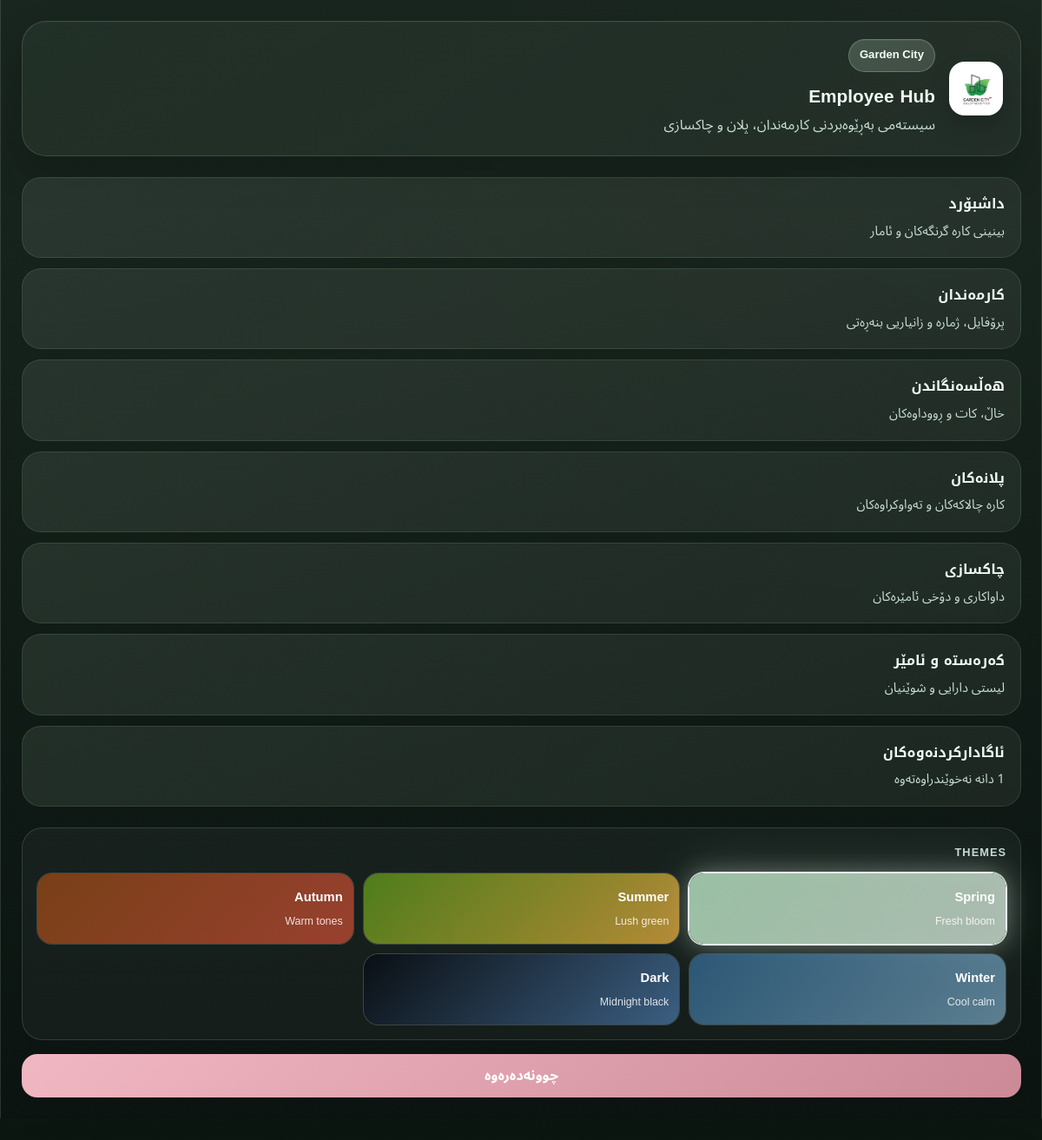
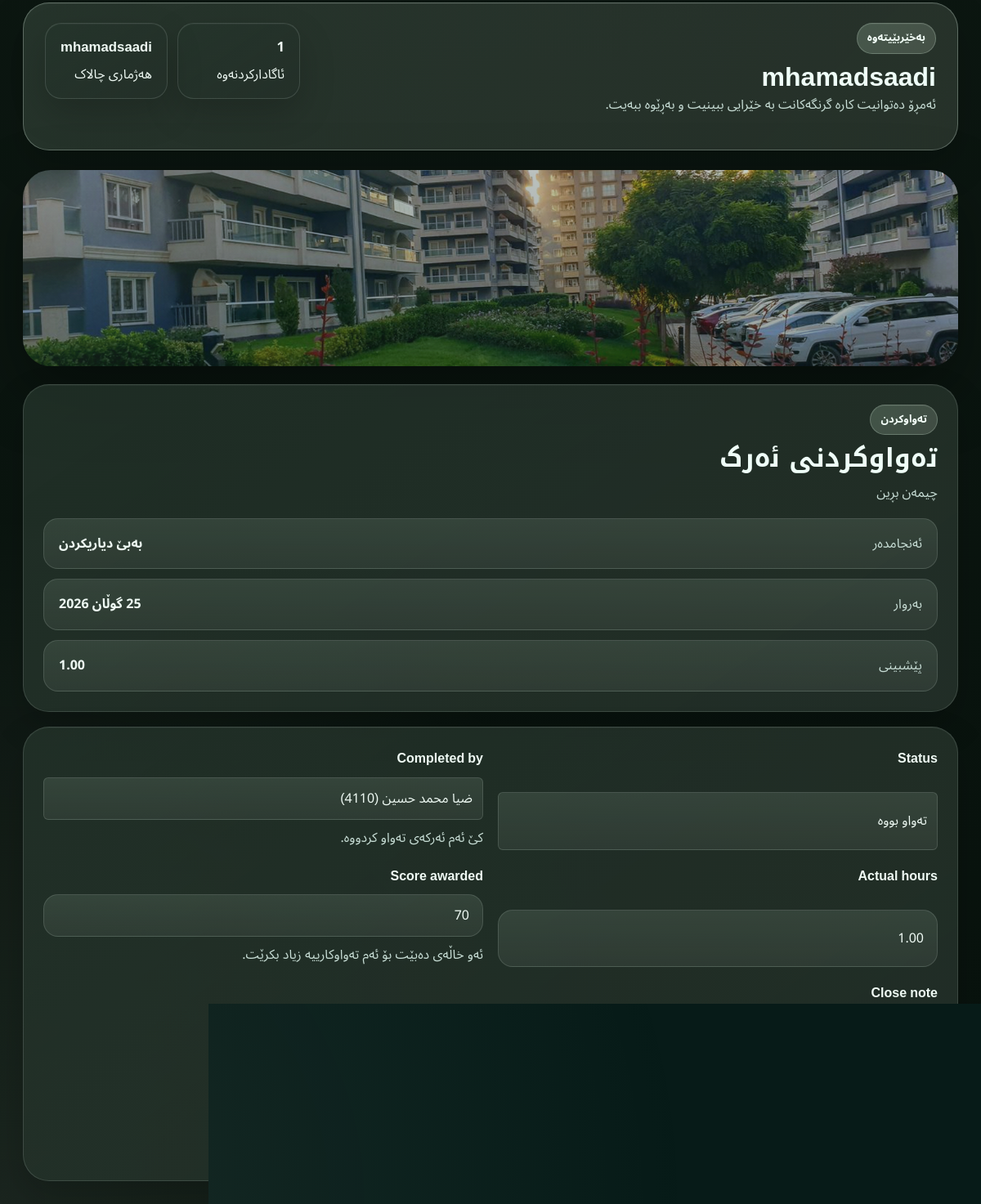
The app's page /tasks/3/complete/ (signed in) with its own data (2 pictures, top to bottom).
### employees/models.py (models this page shows, shortened)
class Task(models.Model):
    STATUS_CHOICES = [
        ('todo', 'لە چاوەڕوانیدا'),
        ('in_progress', 'لە جێبەجێکردندایە'),
        ('done', 'تەواو بووە'),
    ]
    PRIORITY_CHOICES = [
        ('low', 'نزم'),
        ('medium', 'مامناوەند'),
        ('high', 'بەرز'),
        ('urgent', 'زۆر گرنگ'),
    ]
    title = models.CharField(max_length=200)
    description = models.TextField(blank=True, null=True)
    assigned_to = models.ForeignKey(
        Employee,
        on_delete=models.SET_NULL,
        null=True,
        blank=True,
        related_name='assigned_tasks'
    )
    planned_date = models.DateField(null=True, blank=True)
    estimated_hours = models.DecimalField(max_digits=6, decimal_places=2, default=0)
    actual_hours = models.DecimalField(max_digits=6, decimal_places=2, default=0)
    priority = models.CharField(max_length=20, choices=PRIORITY_CHOICES, default='medium')
    status = models.CharField(max_length=20, choices=STATUS_CHOICES, default='todo')
    location = models.CharField(max_length=255, blank=True, null=True)
    created_by = models.ForeignKey(User, on_delete=models.SET_NULL, null=True, blank=True)
    completed_by = models.ForeignKey(
        Employee,
        on_delete=models.SET_NULL,
        null=True,
        blank=True,
        related_name='completed_tasks'
    )
    score_awarded = models.IntegerField(default=0)
    close_note = models.TextField(blank=True, null=True)
    close_event_created = models.BooleanField(default=False)
    created_at = models.DateTimeField(auto_now_add=True)

### employees/views.py (the view)
# urls.py: path('tasks/<int:task_id>/complete/', complete_task, name='complete_task'),
@login_required
@permission_required('employees.change_task', raise_exception=True)
def complete_task(request, task_id):
    task = get_object_or_404(Task, id=task_id)
    if request.method == 'POST':
        form = TaskCloseForm(request.POST, instance=task)
        if form.is_valid():
            with transaction.atomic():
                task = form.save(commit=False)
                task.status = 'done'
                task.save()
                if task.completed_by and not task.close_event_created:
                    Event.objects.create(
                        employee=task.completed_by,
                        event_type='positive',
                        date=timezone.localdate(),
                        description=f'ئەنجامدانی ئەرک: {task.title}\n{task.close_note or ""}',
                        score=task.score_awarded,
                        duration_hours=task.actual_hours,
                        created_by=request.user
                    )
                    task.close_event_created = True
                    task.save(update_fields=['close_event_created'])
            messages.success(request, 'ئەرک وەک تەواوبوو تۆمارکرا و چووە بۆ سوابقی کارمەند')
            return redirect('/tasks/')
    else:
        form = TaskCloseForm(instance=task)
    return render(request, 'employees/task_complete.html', {
        'form': form,
        'task': task,
        'title': 'تەواوکردنی ئەرک',
        'back_url': '/tasks/'
    })

### employees/forms.py
class TaskCloseForm(StyledModelForm):
    field_help_texts = {
        'completed_by': 'کێ ئەم ئەرکەی تەواو کردووە.',
        'score_awarded': 'ئەو خاڵەی دەبێت بۆ ئەم تەواوکارییە زیاد بکرێت.',
    }
    class Meta:
        model = Task
        fields = [
            'status',
            'completed_by',
            'actual_hours',
            'score_awarded',
            'close_note',
        ]
        widgets = {
            'status': forms.Select(attrs={'class': 'form-control'}),
            'completed_by': forms.Select(attrs={'class': 'form-control'}),
            'actual_hours': forms.NumberInput(attrs={'class': 'form-control', 'step': '0.25'}),
            'score_awarded': forms.NumberInput(attrs={'class': 'form-control'}),
            'close_note': forms.Textarea(attrs={'class': 'form-control', 'rows': 4}),
        }

### employees/models.py (called while the page is built)
    def __str__(self):
        return f"{self.name} ({self.code})"

### employees/views.py (called while the page is built)
def unread_notifications_count(request):
    if request.user.is_authenticated:
        count = Notification.objects.filter(user=request.user, is_read=False).count()
        return {'unread_notifications_count': count}
    return {'unread_notifications_count': 0}

### employees/templates/employees/task_complete.html (shortened to what this page needs)
{% extends 'employees/base.html' %}
{% block banner_class %}page-banner-task-complete{% endblock %}
{% block content %}
<section class="form-layout">
    <div class="surface-card form-intro">
        <div class="eyebrow">تەواوکردن</div>
        <h2 class="section-title">تەواوکردنی ئەرک</h2>
        <p class="section-copy">{{ task.title }}</p>
        <div class="detail-list compact">
            <div><span>ئەنجامدەر</span><strong>{{ task.assigned_to|default:"بەبێ دیاریکردن" }}</strong></div>
            <div><span>بەروار</span><strong>{{ task.planned_date|default:"-" }}</strong></div>
            <div><span>پێشبینی</span><strong>{{ task.estimated_hours }}</strong></div>
        </div>
    </div>
    <div class="surface-card">
        <form method="POST" class="smart-form">
            <div class="form-grid">
                {% for field in form %}
                    <div class="field-block {% if field.field.widget.input_type == 'checkbox' %}field-block-checkbox{% endif %}">
                        <label for="{{ field.id_for_label }}">{{ field.label }}</label>
                        {{ field }}
                        {% if field.help_text %}
                            <div class="field-help">{{ field.help_text }}</div>
                        {% endif %}
                    </div>
                {% endfor %}
            </div>
            <div class="form-actions">
                <button type="submit" class="btn btn-success">تۆمارکردنی تەواوبوون</button>
                <a href="{{ back_url }}" class="btn btn-secondary">گەڕانەوە</a>
            </div>
        </form>
    </div>
</section>
{% endblock %}

### employees/templates/employees/base.html (shortened to what this page needs)
{% load static %}
<!DOCTYPE html>
<html lang="ckb" dir="rtl">
<head>
    <link href="https://cdn.jsdelivr.net/npm/bootstrap@5.3.0/dist/css/bootstrap.min.css" rel="stylesheet">
    <link href="{% static 'css/app.css' %}?v=20260425i" rel="stylesheet">
</head>
<body class="theme-spring">
{% if request.user.is_authenticated %}
<div class="app-shell">
    <aside class="sidebar-panel" id="app-sidebar">
        <div class="brand-block">
            <img src="{% static 'images/garden-city-logo.jpg' %}" alt="Garden City" class="brand-logo">
            <div>
                <div class="brand-kicker">Garden City</div>
                <div class="brand-title">Employee Hub</div>
                <div class="brand-copy">سیستەمی بەڕێوەبردنی کارمەندان، پلان و چاکسازی</div>
            </div>
        </div>
        <nav class="sidebar-nav">
            <a href="/dashboard/" class="nav-link-tile">
                <span class="nav-link-title">داشبۆرد</span>
                <span class="nav-link-copy">بینینی کارە گرنگەکان و ئامار</span>
            </a>
            <a href="/employees/" class="nav-link-tile">
                <span class="nav-link-title">کارمەندان</span>
                <span class="nav-link-copy">پرۆفایل، ژمارە و زانیاریی بنەڕەتی</span>
            </a>
            <a href="/scores/" class="nav-link-tile">
                <span class="nav-link-title">هەڵسەنگاندن</span>
                <span class="nav-link-copy">خاڵ، کات و ڕووداوەکان</span>
            </a>
            <a href="/tasks/" class="nav-link-tile">
                <span class="nav-link-title">پلانەکان</span>
                <span class="nav-link-copy">کارە چالاکەکان و تەواوکراوەکان</span>
            </a>
            <a href="/maintenance/" class="nav-link-tile">
                <span class="nav-link-title">چاکسازی</span>
                <span class="nav-link-copy">داواکاری و دۆخی ئامێرەکان</span>
            </a>
            <a href="/assets/" class="nav-link-tile">
                <span class="nav-link-title">کەرەستە و ئامێر</span>
                <span class="nav-link-copy">لیستی دارایی و شوێنیان</span>
            </a>
            <a href="/notifications/" class="nav-link-tile">
                <span class="nav-link-title">ئاگادارکردنەوەکان</span>
                <span class="nav-link-copy">{{ unread_notifications_count }} دانە نەخوێندراوەتەوە</span>
            </a>
        </nav>
        <div class="sidebar-footer">
            <div class="theme-switcher-panel">
                <div class="theme-switcher-label">Themes</div>
                <div class="theme-switcher-grid">
                    <button type="button" class="theme-swatch" data-theme="theme-spring">
                        <span class="theme-swatch-title">Spring</span>
                        <span class="theme-swatch-copy">Fresh bloom</span>
                    </button>
                    <button type="button" class="theme-swatch" data-theme="theme-summer">
                        <span class="theme-swatch-title">Summer</span>
                        <span class="theme-swatch-copy">Lush green</span>
                    </button>
                    <button type="button" class="theme-swatch" data-theme="theme-autumn">
                        <span class="theme-swatch-title">Autumn</span>
                        <span class="theme-swatch-copy">Warm tones</span>
                    </button>
                    <button type="button" class="theme-swatch" data-theme="theme-winter">
                        <span class="theme-swatch-title">Winter</span>
                        <span class="theme-swatch-copy">Cool calm</span>
                    </button>
                    <button type="button" class="theme-swatch" data-theme="theme-dark">
                        <span class="theme-swatch-title">Dark</span>
                        <span class="theme-swatch-copy">Midnight black</span>
                    </button>
                </div>
            </div>
            <a href="/logout/" class="btn btn-danger w-100 mt-3">چوونەدەرەوە</a>
        </div>
    </aside>
    <main class="content-shell">
        <header class="topbar-panel">
            <div class="topbar-intro">
                <div class="topbar-intro-copy">
                    <div class="eyebrow">بەخێربێیتەوە</div>
                    <h1 class="topbar-title">{{ request.user.get_full_name|default:request.user.username }}</h1>
                    <p class="topbar-copy">ئەمڕۆ دەتوانیت کارە گرنگەکانت بە خێرایی ببینیت و بەڕێوە ببەیت.</p>
                </div>
            </div>
            <div class="status-cluster">
                <div class="status-pill">
                    <strong>{{ unread_notifications_count }}</strong>
                    <span>ئاگادارکردنەوە</span>
                </div>
                <div class="status-pill">
                    <strong>{{ request.user.username }}</strong>
                    <span>هەژماری چالاک</span>
                </div>
            </div>
        </header>
        <div class="page-body">
            <section class="page-visual-banner {% block banner_class %}page-banner-default{% endblock %}">
                <div class="page-visual-banner-inner"></div>
            </section>
            {% block content %}{% endblock %}
        </div>
    </main>
</div>
{% else %}
{% block guest_content %}{% endblock %}
{% endif %}
</body>
</html>

### records on screen
Task: title "چیمەن بڕین", assigned_to "بەبێ دیاریکردن", planned_date "25 گوڵان 2026", estimated_hours "1.00", form "تەواو بووە" "ضیا محمد حسین (4110)" "1.00" "70"

### other values on screen
{{ request.user.get_full_name|default:request.user.username }} "mhamadsaadi"
{{ unread_notifications_count }} "1"
{{ request.user.username }} "mhamadsaadi"
{{ field.label }} "Status" "Completed by" "Actual hours" "Score awarded" "Close note"
{{ field.help_text }} "کێ ئەم ئەرکەی تەواو کردووە." "ئەو خاڵەی دەبێت بۆ ئەم تەواوکارییە زیاد بکرێت."
